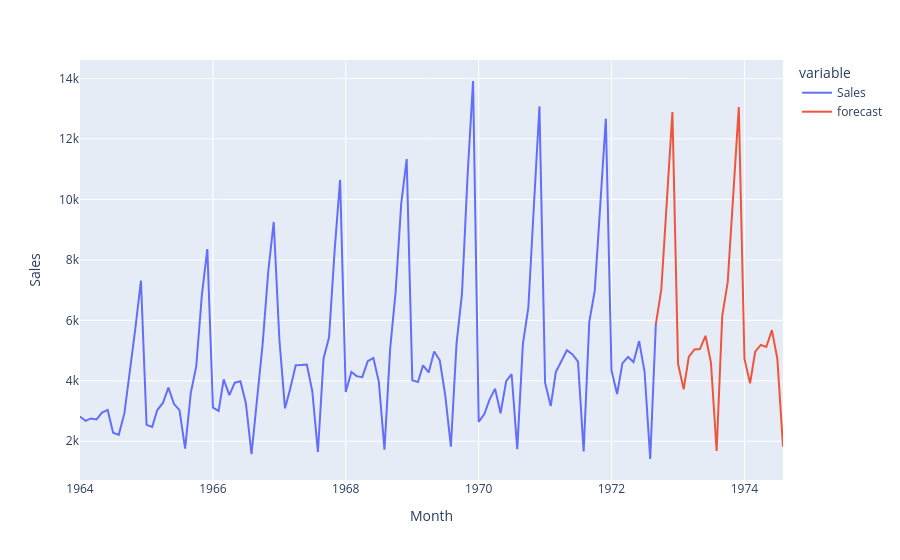

Here is the notebook cell this chart was saved with:
### Code cell
future_df['forecast'] = results.predict(start=len(df), end=len(df)+23, dynamic=True)
future_df.loc[df.index[-1], 'forecast'] = future_df.loc[df.index[-1], 'Sales']  # connect the two lines, no gap
future_df[['Sales', 'forecast']].apply(pd.to_numeric).plot(title="Sales Forecast", labels={'index': 'Month', 'value': 'Sales'}).show()
